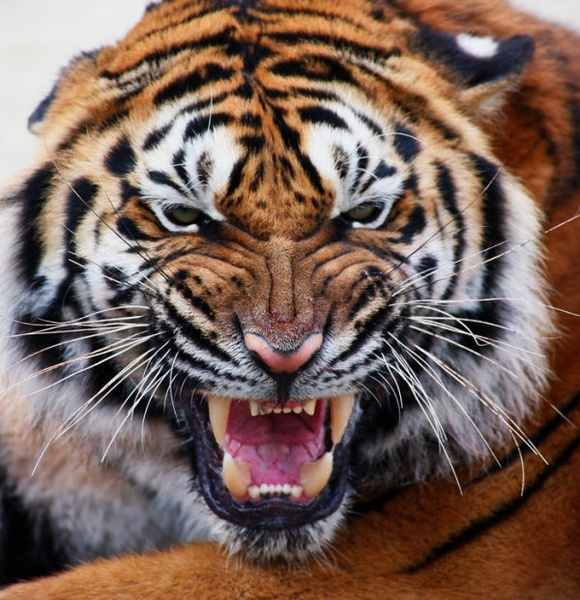
#> input picture working_with_images_and_text/data/tiger.jpg, 580 x 600 px
$ jupyter execute --allow-errors 'Working with Images and Text Demos.ipynb'   (shell and % lines are left out)
#> lines starting #> are read from the running program, lines starting #| are printed output that depends on the picture; after the words box and inside, x2 and y2 are one past the last pixel; in counts of white or black regions, pixels touching at a corner belong together
[cell 1]
import numpy as np
import pandas as pd
import matplotlib.pyplot as plt
import re
import nltk

from skimage.io import imread
from scipy.ndimage import convolve
from collections import Counter
from nltk.corpus import stopwords
from nltk.stem.porter import *
from sklearn.feature_extraction.text import TfidfVectorizer
from sklearn.datasets import fetch_20newsgroups

<h1>Working with Images and Text</h1>

<h2>Demos</h2>

[cell 2]
tiger = imread("data/tiger.jpg")
#> tiger is the input picture: shape (600, 580, 3); mean R, G, B 120.5, 97.3, 87.5

[cell 3]
tiger.shape
#> Out = (600, 580, 3)

[cell 4]
type(tiger)

[cell 5]
def img_show(image, cmap=None):
    plt.figure(figsize=(5, 5))

    plt.imshow(image)

    plt.xticks([])
    plt.yticks([])

    plt.show()

[cell 6]
img_show(tiger)

[cell 7]
# Get image channels - cropping
tiger[200:400, 150:450]

[cell 8]
img_show(tiger[200:400, 150:450])
#> in img_show (call 2), `plt.show()`:
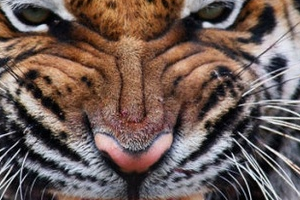
#> shown: shape (200, 300, 3); mean R, G, B 110.4, 92.2, 86.2

[cell 9]
def img_show_gray(image):
    plt.figure(figsize=(5, 5))

    plt.imshow(image, cmap="gray")

    plt.xticks([])
    plt.yticks([])

    plt.show()

[cell 10]
# Get the channels - red, green and blue
tiger_r = tiger[:, :, 0]
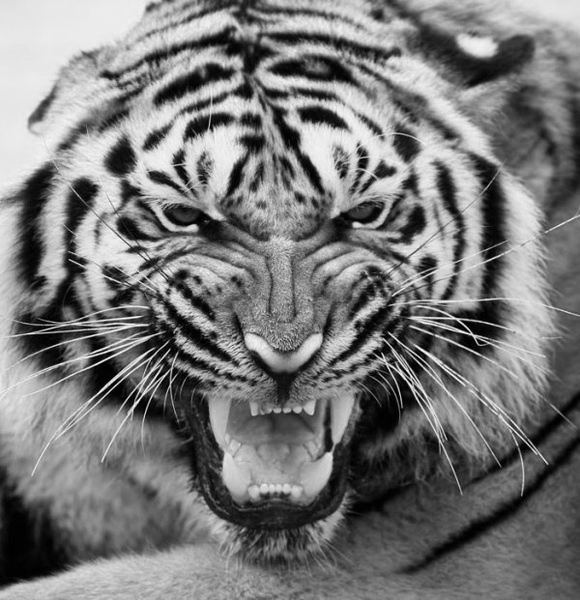
#> tiger_r: shape (600, 580); min 0, max 255, mean 120.5
tiger_g = tiger[:, :, 1]
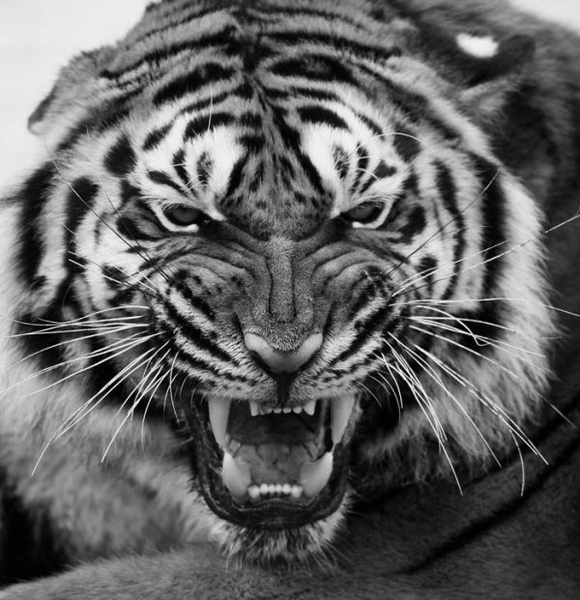
#> tiger_g: shape (600, 580); min 0, max 255, mean 97.3
tiger_b = tiger[:, :, 2]
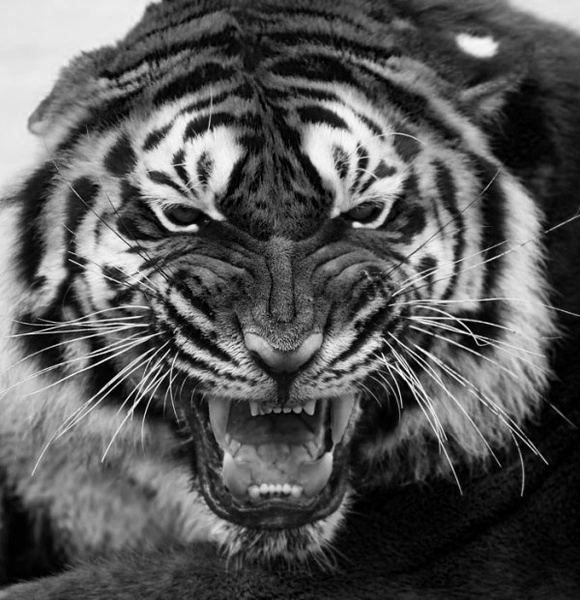
#> tiger_b: shape (600, 580); min 0, max 255, mean 87.5

[cell 11]
# Plot of red channel
img_show_gray(tiger_r)
# Plot of green channel
img_show_gray(tiger_g)
# Plot of blue channel
img_show_gray(tiger_b)

[cell 12]
# Corrected image of grayscale
tiger_grayscale = 0.299 * tiger_r + 0.587 * tiger_g + 0.114 * tiger_b

[cell 13]
img_show_gray(tiger_grayscale)

[cell 14]
# This is not a real histogram of the picture It shows 250 histograms :D
plt.hist(tiger_grayscale)
plt.show()
#> figure, not shown here; tallest bar 201 high, from x = 206.1 to 206.1; tallest bar 200 high, from x = 206.1 to 206.1; tallest bar 173 high, from x = 206.1 to 206.2

[cell 15]
# tiger_grayscale.ravel() - use this to make all 2-dimensional values to be one dimensional
plt.hist(tiger_grayscale.ravel(), bins=256, density=True)

plt.xlim(0, 256)
plt.xlabel("Pixel value")
plt.ylabel("Count")

plt.show()
#> figure, not shown here; tallest bar 0.00747 high, from x = 231.6 to 232.5

[cell 16]
# RGB channels histogram
plt.hist(tiger_r.ravel(), bins=256, color="red")
plt.hist(tiger_g.ravel(), bins=256, color="green")
plt.hist(tiger_b.ravel(), bins=256, color="blue")

plt.xlim(0, 256)
plt.xlabel("Pixel value")
plt.ylabel("Count")

plt.show()
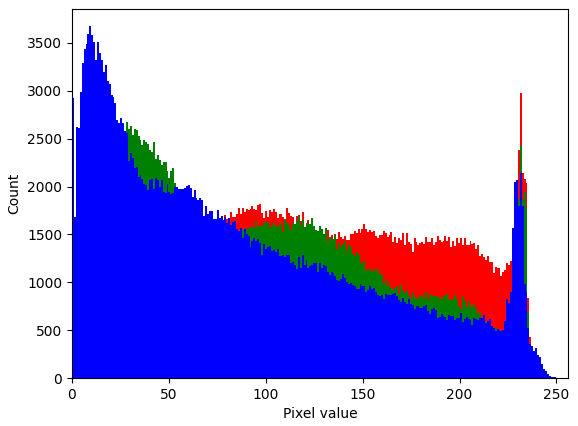
#> figure drawn by matplotlib, 1 panel; tallest bar 2981 high, from x = 231.1 to 232.1; tallest bar 2678 high, from x = 27.89 to 28.89; tallest bar 3673 high, from x = 8.96 to 9.96

[cell 17]
tiger_r.mean(), tiger_g.mean(), tiger_b.mean()
#> Out = (120.5, 97.32, 87.47)

[cell 18]
# Convolution of image
size = 55
conv_filter = np.ones((size, size)) / (size * size)
blurred = convolve(tiger_grayscale, conv_filter)
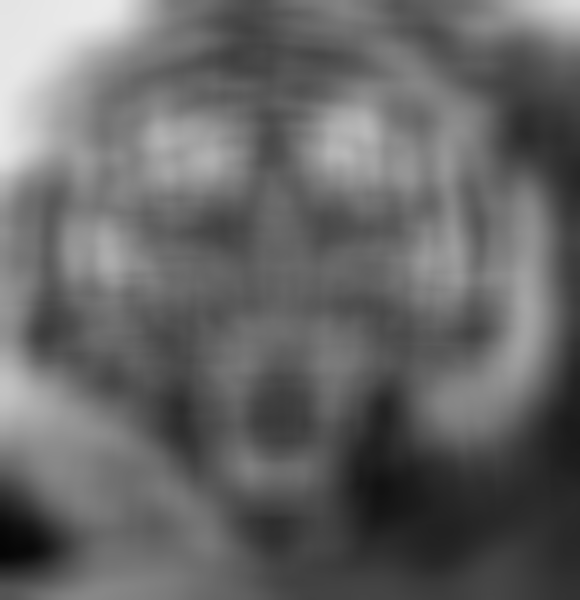
#> blurred: shape (600, 580) float64; min 5.34, max 234.5, mean 103.1

[cell 19]
img_show_gray(tiger_grayscale)
img_show_gray(blurred)
# Show blur details more visible
# img_show_gray(tiger_grayscale[150:250, 300:400])
# img_show_gray(blurred[150:250, 300:400])

[cell 20]
# Edge detector filter
edge_detector = np.array([
    [0, -1, 0],
    [-1, 4, -1],
    [0, -1, 0]
])

edges = convolve(tiger_grayscale, edge_detector)
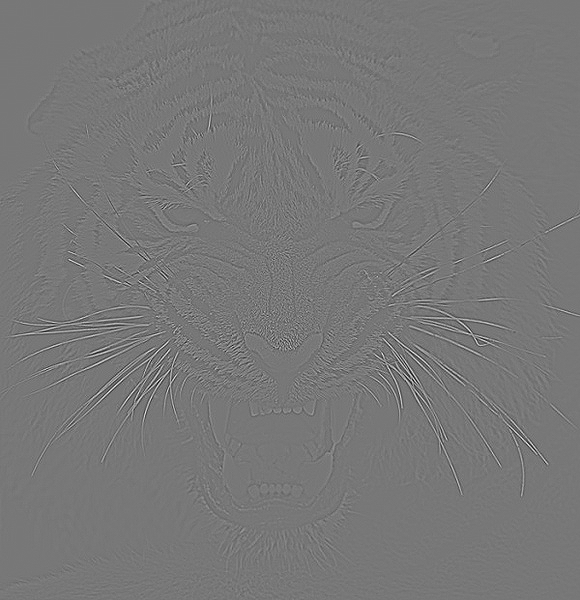
#> edges: shape (600, 580) float64; min -384.8, max 432.9, mean 0; drawn with min black and max white

[cell 21]
plt.imshow(edges[150:250, 300:400], cmap="gray", vmin = edges.min(), vmax=edges.max())
plt.show()
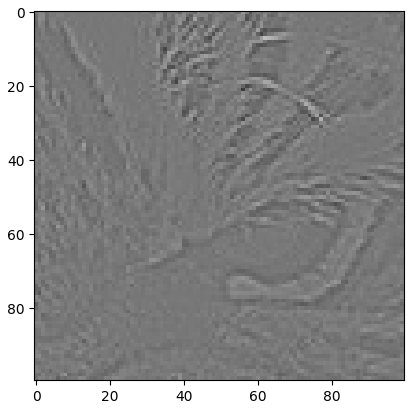
#> figure drawn by matplotlib, 1 panel

[cell 22]
# Edge detector filter - compared with the previous one
edge_detector = np.array([
    [-1, -1, -1],
    [-1, 8, -1],
    [-1, -1, -1]
])

edges = convolve(tiger_grayscale, edge_detector)
plt.imshow(edges[150:250, 300:400], cmap="gray", vmin = edges.min(), vmax=edges.max())
plt.show()

[cell 23]
# Image morphology
threshold = 128
tiger_binary = tiger_grayscale.copy()
tiger_binary[tiger_binary <= threshold] = 0
tiger_binary[tiger_binary > threshold] = 255
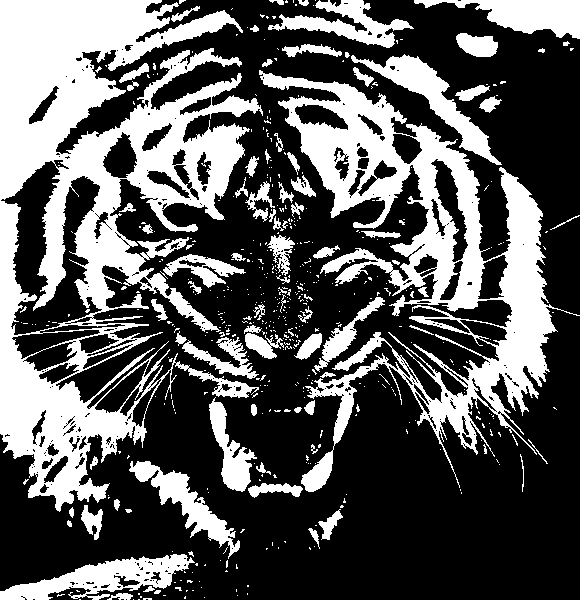
#> tiger_binary: shape (600, 580) float64; 35.4% white; 514 white regions (431 under 20 px), largest, box (x1, y1, x2, y2) and area: (0, 0, 263, 512) 57672, (259, 70, 580, 492) 34168, (0, 554, 195, 600) 3969

[cell 24]
img_show_gray(tiger_binary)

[cell 25]
with open("data/alice.txt", "r", encoding="utf8") as file:
#> (reads working_with_images_and_text/data/alice.txt from the repository)
    alice = file.read()

[cell 26]
print(alice)

[cell 27]
alice_words = [word for word in re.split('\W+', alice) if word != '']

[cell 28]
alice_words

[cell 29]
# Number of each words in text
alice_counter = Counter(alice_words)

[cell 30]
most_common_words = [pair[1] for pair in alice_counter.most_common(200)]
plt.bar(range(len(most_common_words)),  most_common_words)
plt.show()
#> figure, not shown here; tallest bar 1693 high, from x = -0.4 to 0.4

[cell 31]
Counter(alice.lower()).most_common(20)

[cell 32]
most_common_characters = [pair[1] for pair in Counter(alice.lower()).most_common(100)]
plt.bar(range(len(most_common_characters)), most_common_characters)
plt.show()
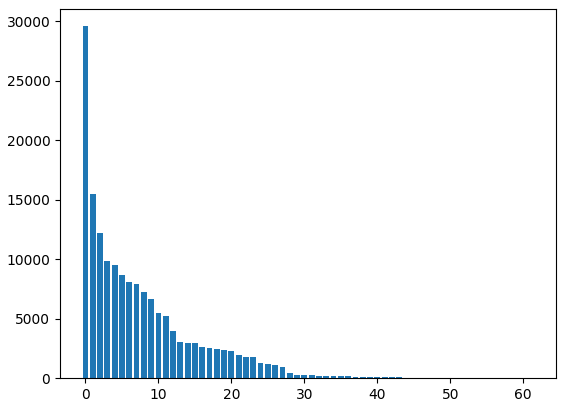
#> figure drawn by matplotlib, 1 panel; tallest bar 29580 high, from x = -0.4 to 0.4

[cell 33]
nltk.download("stopwords")
#> (this line was passed over: nltk is not available in this run)
